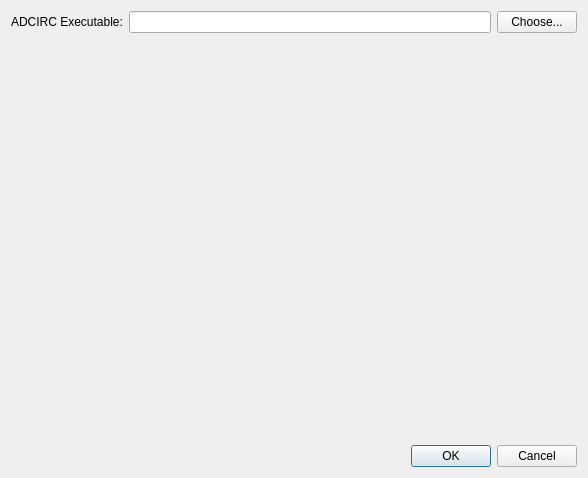
<?xml version="1.0" encoding="UTF-8"?>
<ui version="4.0">
 <class>ProjectSettingsDialog</class>
 <widget class="QDialog" name="ProjectSettingsDialog">
  <property name="geometry">
   <rect>
    <x>0</x>
    <y>0</y>
    <width>588</width>
    <height>478</height>
   </rect>
  </property>
  <property name="windowTitle">
   <string>Dialog</string>
  </property>
  <layout class="QVBoxLayout" name="verticalLayout">
   <item>
    <layout class="QVBoxLayout" name="verticalLayout_2">
     <item>
      <layout class="QHBoxLayout" name="horizontalLayout">
       <item>
        <widget class="QLabel" name="label">
         <property name="text">
          <string>ADCIRC Executable:</string>
         </property>
        </widget>
       </item>
       <item>
        <widget class="QLineEdit" name="adcircExecutableLine"/>
       </item>
       <item>
        <widget class="QPushButton" name="chooseAdcircExecutableButton">
         <property name="text">
          <string>Choose...</string>
         </property>
        </widget>
       </item>
      </layout>
     </item>
     <item>
      <spacer name="verticalSpacer">
       <property name="orientation">
        <enum>Qt::Vertical</enum>
       </property>
       <property name="sizeHint" stdset="0">
        <size>
         <width>20</width>
         <height>40</height>
        </size>
       </property>
      </spacer>
     </item>
    </layout>
   </item>
   <item>
    <widget class="QDialogButtonBox" name="buttonBox">
     <property name="orientation">
      <enum>Qt::Horizontal</enum>
     </property>
     <property name="standardButtons">
      <set>QDialogButtonBox::Cancel|QDialogButtonBox::Ok</set>
     </property>
    </widget>
   </item>
  </layout>
 </widget>
 <resources/>
 <connections>
  <connection>
   <sender>buttonBox</sender>
   <signal>accepted()</signal>
   <receiver>ProjectSettingsDialog</receiver>
   <slot>accept()</slot>
   <hints>
    <hint type="sourcelabel">
     <x>248</x>
     <y>254</y>
    </hint>
    <hint type="destinationlabel">
     <x>157</x>
     <y>274</y>
    </hint>
   </hints>
  </connection>
  <connection>
   <sender>buttonBox</sender>
   <signal>rejected()</signal>
   <receiver>ProjectSettingsDialog</receiver>
   <slot>reject()</slot>
   <hints>
    <hint type="sourcelabel">
     <x>316</x>
     <y>260</y>
    </hint>
    <hint type="destinationlabel">
     <x>286</x>
     <y>274</y>
    </hint>
   </hints>
  </connection>
 </connections>
</ui>
